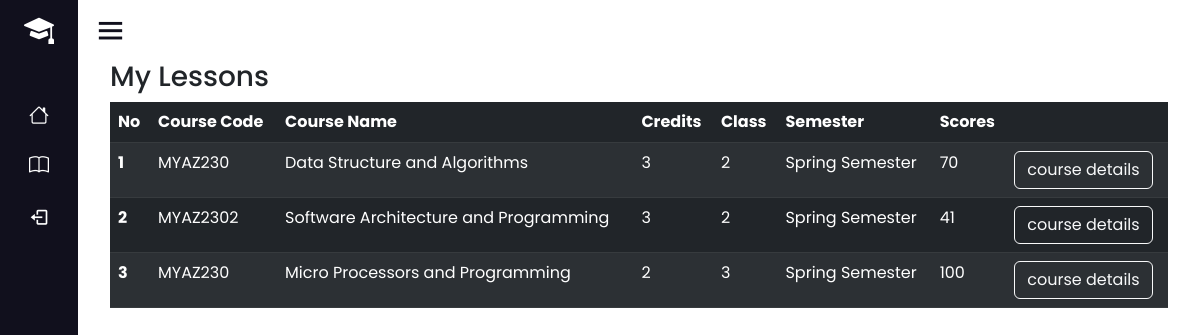
The app's page /student-lessons (signed in) with its own data.
### course_management/models.py (models this page shows, shortened)
class Course(models.Model):
    course_language  = models.CharField(max_length=20 , choices=(('English','English') , ('Turkish','Turkish')), default='Turkish')
    course_level = models.CharField(max_length=200 , choices=(('associate degree','associate degree'),('licence','licence') , ('master degree','master degree'),('doc','doc')), default='licence')
    aim_of_lesson = models.TextField()
    course_content = models.TextField()
    course_assistants = models.ManyToManyField('Personal', related_name='assistants', blank=True)
    course_resources  = models.ManyToManyField(Resource)
    course_structure  = models.OneToOneField(CourseStructure , blank=True , null=True , on_delete=models.SET_NULL)
    course_learning_outcomes = models.ManyToManyField(CourseOutcomes)
    faculty = models.ForeignKey(Faculty, on_delete=models.CASCADE)
    department = models.ForeignKey( Department, on_delete=models.CASCADE)
    class_no= models.IntegerField( default=0 )
    course_code = models.CharField(max_length=15 , default="MYAZ230")
    course_name = models.CharField(max_length=400)
    lecturer = models.ForeignKey('Personal', on_delete= models.SET_NULL , null=True  , related_name='course_set')
    credit = models.IntegerField(default=0)
    course_topics = models.ManyToManyField('CourseTopic' , blank=True )
    midterm_exam = models.IntegerField(  validators=[MaxValueValidator(100)], default=40 ,blank=True)
    final_exam = models.IntegerField( validators=[MaxValueValidator(100)], default=60 ,blank=True, null=True)
    assginment = models.IntegerField( validators=[MaxValueValidator(100)] ,blank=True, null=True)
    practice = models.IntegerField( validators=[MaxValueValidator(100)] ,blank=True, null=True)
    project = models.IntegerField( validators=[MaxValueValidator(100)] ,blank=True, null=True)
    course_document = models.FileField(upload_to='lesson_documents/',null=True)
    semester_choices=(
        ('Spring Semester', 'Spring Semester'),
        ('Fall Semester','Fall Semester')
    )
    semester = models.CharField(max_length=30 , choices=semester_choices , null=True , blank=True)
    _semester_choice = (
        (1,'1'),
        (2,'2'),
        (3,'3'),
        (4,'4'),
        (5,'5'),
        (6,'6'),
        (7,'7'),
        (8,'8'),
    )
    semester_no = models.IntegerField(choices=_semester_choice , default=1)

class Student(models.Model):
    _class_choice = (
        (1,'1'),
        (2,'2'),
        (3,'3'),
        (4,'4'),
        (5,'5'),
        (6,'6'),
        (7,'7')
    )
    user = models.OneToOneField(User , on_delete = models.CASCADE , related_name='student')
    faculty = models.ForeignKey(Faculty, on_delete=models.CASCADE)
    department = models.ForeignKey( Department, on_delete=models.CASCADE)
    identity_no = models.IntegerField(unique=True)
    student_no = models.CharField( max_length=10, unique=True , default=f"{(str (datetime.datetime.now().year)[2:4] + str(datetime.datetime.now().month)+str(User.objects.all().count())):0>10}")
    first_name = models.CharField(max_length=255)
    last_name = models.CharField(max_length=255 )
    phone = models.CharField(max_length=15)
    email = models.EmailField()
    student_status = models.BooleanField(default=False)
    semester = models.IntegerField(default=0)
    class_no = models.IntegerField(choices=_class_choice)
    academic_advisor = models.ForeignKey(Personal , on_delete=models.SET_NULL , null=True, blank=True)
    courses = models.ManyToManyField(to=Course , related_name='student_set')

class Mark(models.Model):
    student = models.ForeignKey("Student", on_delete=models.CASCADE, related_name='student_mark')
    course = models.ForeignKey(Course , on_delete=models.CASCADE , related_name='student_mark')
    marks = models.IntegerField(validators=[MaxValueValidator(100)] , null=False , default=None)
    exam_doc = models.FileField(upload_to='exam_documents', null=True , blank=True)
    def __str__(self) -> str:
        return str(self.marks)

### course_management/views.py (the view)
# urls.py: path('student-lessons' , views.student_lessons , name='student-lessons'),
@login_required
@user_passes_test(student_test, 'student-login')
def student_lessons(request):
    courses = request.user.student.courses.all()
    return render(request , "course_management/student/student_scores.html" , {'courses':courses})

### course_management/templatetags/myfilters.py (called while the page is built)
@register.filter
def get_mark(course, student):
    return course.student_mark.all().filter(student=student).first()

### course_management/views.py (called while the page is built)
def student_test(user):
    return hasattr(user, 'student')

### course_management/templates/course_management/student/student_scores.html
{% extends 'course_management/student/student_home.html' %}
{% load myfilters %}
{% block homecontent %}
<div>
    <h3 style="padding-left: 2rem;">My Lessons</h3>
    <div>
        <ul style="list-style-type: none;">
            <li style="padding-right: 2rem;">
                <table class="table table-striped table-dark table-hover">
                    <thead>
                        <tr>
                            <th scope="col">No</th>
                            <th scope="col">Course Code</th>
                            <th scope="col">Course Name</th>
                            <th scope="col">Credits</th>
                            <th scope="col">Class</th>
                            <th scope="col">Semester</th>
                            <th scope="col">Scores</th>
                            <th scope="col"></th>
                        </tr>
                    </thead>
                    <tbody>
                        {% for course in courses%}
                        <tr>
                            <th scope="row">{{forloop.counter}}</th>
                            <td>{{course.course_code}}</td>
                            <td>{{course.course_name}}</td>
                            <td>{{course.credit}}</td>
                            <td>{{course.class_no}}</td>
                            <td>{{course.semester}}</td>
                            <td>{{course|get_mark:user.student}}</td>
                            <td><a href="{% url 'course-info' course.id %}" class="btn btn-outline-light">course
                                    details</a></td>
                        </tr>
                        {% endfor %}
                    </tbody>
                </table>
            </li>
        </ul>
    </div>
{% endblock %}

### course_management/templates/course_management/student/student_home.html (shortened to what this page needs)
{% load static %}
<!DOCTYPE html>
<html lang="en" dir="ltr">
<head>
    <link rel="stylesheet" type="text/css" href="{% static 'css/style.css' %}">
    <link href='https://unpkg.com/boxicons@2.0.7/css/boxicons.min.css' rel='stylesheet'>
    <link href="https://cdn.jsdelivr.net/npm/bootstrap@5.3.0-alpha3/dist/css/bootstrap.min.css" rel="stylesheet"
>
    <link rel="stylesheet" href="https://cdn.jsdelivr.net/npm/bootstrap-icons@1.10.4/font/bootstrap-icons.css">
</head>
<body>
    <div class="sidebar close">
        <div class="logo-details">
            <i class="bi bi-mortarboard-fill"></i>
        </div>
        <ul class="nav-links">
            <li>
                <a href="{% url 'student-home' %}">
                    <i class="bi bi-house"></i>
                </a>
            </li>
            <li>
                <a href="{% url 'student-lessons' %}">
                    <i class="bi bi-book"></i>
                </a>
            </li>
            <li>
                <a href="{% url 'logout' %}">
                    <i class='bx bx-log-out'></i>
                </a>
            </li>
        </ul>
    </div>
    <section class="home-section" style="background-color: rgba(255, 255, 255, 0);">
        <div class="home-content">
            <i class='bx bx-menu'></i>
        </div>
        <div>
            {%block homecontent%}
            {%endblock%}
        </div>
    </section>
</body>
</html>

### course_management/static/css/style.css (style rules this page uses)
* { margin: 0; padding: 0; box-sizing: border-box; font-family: 'Poppins', sans-serif; }
.sidebar { position: fixed; top: 0; left: 0; height: 100%; width: 260px; background: #11101d; z-index: 100; transition: all 0.5s ease; }
.sidebar.close { width: 78px; }
.sidebar .logo-details { height: 60px; width: 100%; display: flex; align-items: center; }
.sidebar .logo-details i { font-size: 30px; color: #fff; height: 50px; min-width: 78px; text-align: center; line-height: 50px; }
.sidebar .nav-links { height: 100%; padding: 30px 0 150px 0; overflow: auto; }
.sidebar.close .nav-links { overflow: visible; }
.sidebar .nav-links li { position: relative; list-style: none; transition: all 0.4s ease; }
.sidebar .nav-links li i { height: 50px; min-width: 78px; text-align: center; line-height: 50px; color: #fff; font-size: 20px; cursor: pointer; transition: all 0.3s ease; }
.sidebar .nav-links li a { display: flex; align-items: center; text-decoration: none; }
.home-section { position: relative; background: #b8b8b83c; height: 100vh; left: 260px; width: calc(100% - 260px); transition: all 0.5s ease; }
.sidebar.close ~ .home-section { left: 78px; width: calc(100% - 78px); }
.home-section .home-content { height: 60px; display: flex; align-items: center; }
.home-section .home-content .bx-menu, .home-section .home-content .text { color: #11101d; font-size: 35px; }
.home-section .home-content .bx-menu { margin: 0 15px; cursor: pointer; }

### records on screen
Course: course_code "MYAZ230", course_name "Data Structure and Algorithms", credit "3", class_no "2", semester "Spring Semester", id.marks "70"
Course: course_code "MYAZ2302", course_name "Software Architecture and Programming", credit "3", class_no "2", semester "Spring Semester", id.marks "41"
Course: course_code "MYAZ230", course_name "Micro Processors and Programming", credit "2", class_no "3", semester "Spring Semester", id.marks "100"
